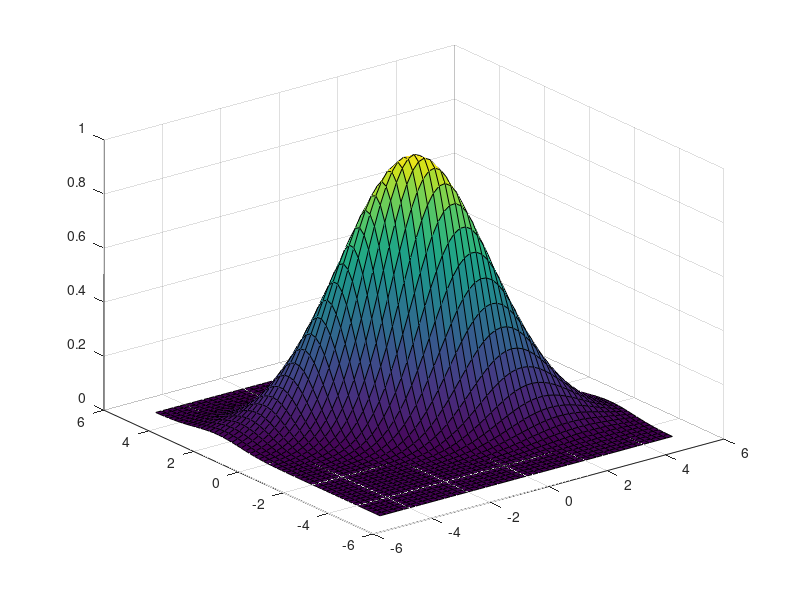
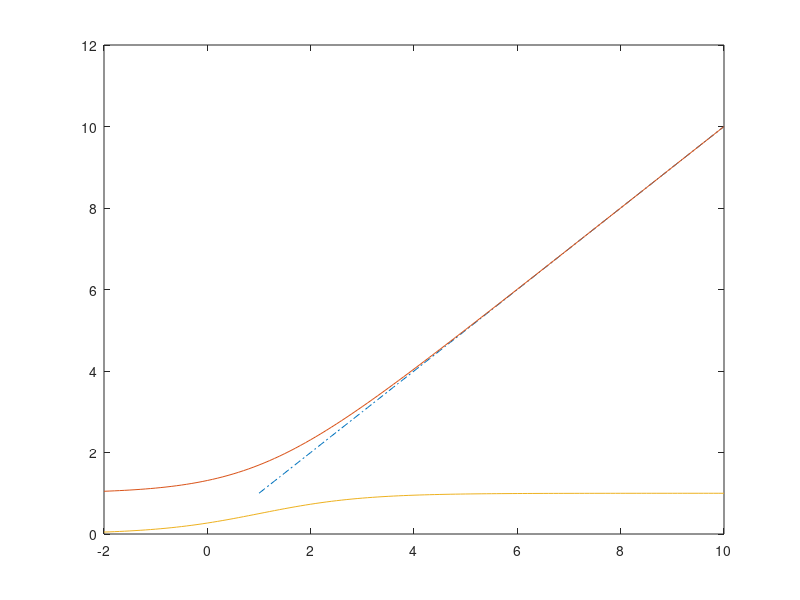

The MATLAB script that drew these images, in order: (Note: this script raises an error after producing the figures.)
clear all
%% log
% u = 0.9:0.000001:1.6; 
% u = u';
% l1 = log(u(:,1)-0.9) + log((-u(:,1)+1.6));
% l = 1/-10000*l1;
% plot(u(:,1), l)

%% rbf
figure
d = -5:0.2:5;
width = 1;
[X,Y] = meshgrid(d,d);
% r = exp(-0.5*width*(d.^2));
% E = eye(2);
E = [0.5,0.9;0,1];
for i = 1:size(X,1)
    for j = 1:size(X,2)
        D = [X(i,j);Y(i,j)];
        r(i,j) = exp(-0.5*width*D'*E*D);
    end
end
% plot(d,r)
surf(X,Y,r)


%% soft relu
figure
x = -2:0.1:10;
straight = 1:0.1:10;
plot(straight, straight, '-.')
hold on
y = log(1 + exp(x-1)) + 1;
plot(x,y)

der = 1./(1 + exp(-x+1));
plot(x,der)

%% cube

u = 0.0:0.001:3.0;
l1 = barr(1-u) + barr(u-2);
plot(u, l1)

function r = barr(u)
    u(u<0) = 0;
    r = 100*u.^3;
end
